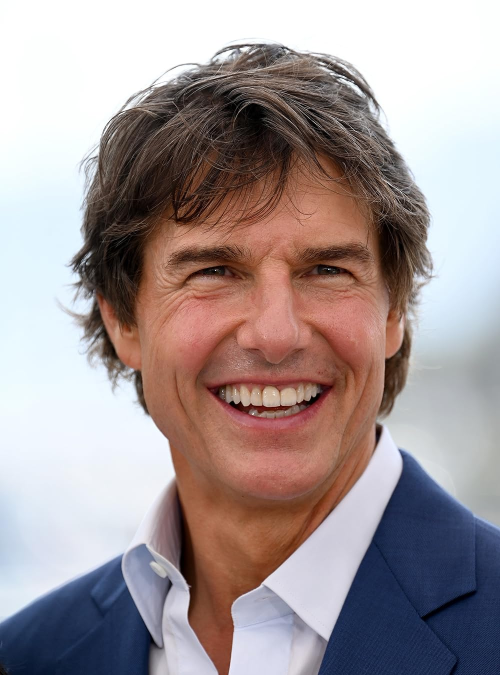
#> input picture images/cruise.jpg, 1000 x 1350 px (shown at 1/2 size)
$ python cli.py ../../images/cruise.jpg
#> lines starting #> are read from the running program, lines starting #| are printed output that depends on the picture
#> in prepare_image, image is the input picture: shape (1350, 1000, 3); mean B, G, R 151.4, 150.6, 163.1
# pyCasso - A command-line ASCII art generator.
# Copyright (C) 2026 Pratyus Mohapatra
#
# This program is free software: you can redistribute it and/or modify
# it under the terms of the GNU Affero General Public License as published
# by the Free Software Foundation, either version 3 of the License, or
# (at your option) any later version.
#
# This program is distributed in the hope that it will be useful,
# but WITHOUT ANY WARRANTY; without even the implied warranty of
# MERCHANTABILITY or FITNESS FOR A PARTICULAR PURPOSE. See the
# GNU Affero General Public License for more details.
#
# You should have received a copy of the GNU Affero General Public License
# along with this program. If not, see <https://www.gnu.org/licenses/>.

import argparse
import shutil
import subprocess
import sys
import tempfile
from pathlib import Path

import cv2
import numpy as np
from colorama import init
from PIL import Image, ImageDraw, ImageFont

init()

# ---------------------------------------------------------------------------
# Constants
# ---------------------------------------------------------------------------

ASCII_CHARS = " .:-=+*#%@"
RESET = "\033[0m"

DEFAULT_MAX_WIDTH = 120
DEFAULT_OUTPUT_FILE = "pycasso.txt"

# Image rendering settings
IMAGE_FONT_SIZE = 16
IMAGE_PADDING = 20
IMAGE_BACKGROUND = (255, 255, 255)
IMAGE_FOREGROUND = (0, 0, 0)


# ---------------------------------------------------------------------------
# ANSI Color
# ---------------------------------------------------------------------------

def rgb_to_ansi(r, g, b):
    """Return a 24-bit ANSI foreground color escape sequence."""
    return f"\033[38;2;{r};{g};{b}m"


# ---------------------------------------------------------------------------
# Image Processing
# ---------------------------------------------------------------------------

def resize_for_terminal(image, max_width=None):
    """
    Resize an image for terminal display.

    Terminal characters are taller than they are wide, so the height is
    corrected using a 0.45 multiplier to preserve the apparent aspect ratio.
    """
    term_width = shutil.get_terminal_size((100, 40)).columns

    if max_width is None:
        max_width = min(term_width, DEFAULT_MAX_WIDTH)

    if max_width <= 0:
        raise ValueError("Width must be greater than 0.")

    height, width = image.shape[:2]
#> height = 1350; width = 1000

    if width == 0:
        raise ValueError("Image has an invalid width.")

    aspect_ratio = height / width
#> aspect_ratio = 1.35

    new_width = max_width
    new_height = int(aspect_ratio * new_width * 0.45)
#> new_height = 60

    return cv2.resize(
        image,
        (new_width, max(1, new_height)),
        interpolation=cv2.INTER_AREA
    )
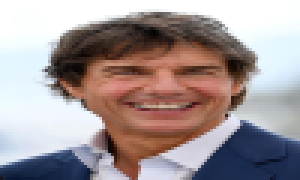
#> returned value: shape (60, 100, 3) (shown 3 times larger); mean of channels 0, 1, 2 151.4, 150.6, 163.1; drawn as B, G, R


def isolate_foreground(image):
    """
    Attempt to isolate the foreground using OpenCV GrabCut.

    The outer 8% of the image is treated as likely background.
    """
    height, width = image.shape[:2]
#> height = 60; width = 100

    mask = np.zeros((height, width), np.uint8)
    bg_model = np.zeros((1, 65), np.float64)
    fg_model = np.zeros((1, 65), np.float64)

    margin_x = max(1, int(width * 0.08))
#> margin_x = 8
    margin_y = max(1, int(height * 0.08))
#> margin_y = 4

    rect_width = width - (2 * margin_x)
#> rect_width = 84
    rect_height = height - (2 * margin_y)
#> rect_height = 52

    # GrabCut requires a valid rectangle.
    if rect_width <= 0 or rect_height <= 0:
        return image

    rect = (
        margin_x,
        margin_y,
        rect_width,
        rect_height
    )
#> rect = (8, 4, 84, 52)

    cv2.grabCut(
        image,
        mask,
        rect,
        bg_model,
        fg_model,
        2,
        cv2.GC_INIT_WITH_RECT
    )

    foreground_mask = np.where(
        (mask == cv2.GC_FGD) | (mask == cv2.GC_PR_FGD),
        255,
        0
    ).astype("uint8")

    foreground = cv2.bitwise_and(
        image,
        image,
        mask=foreground_mask
    )
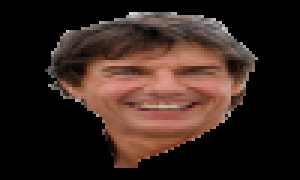
#> foreground: shape (60, 100, 3) (shown 3 times larger); mean B, G, R 29.2, 35.2, 51.7

    white_background = np.full_like(image, 255)

    result = np.where(
        foreground_mask[:, :, None] == 255,
        foreground,
        white_background
    )
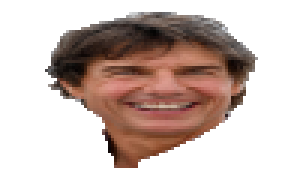
#> result: shape (60, 100, 3) (shown 3 times larger); mean B, G, R 181.4, 187.4, 203.8

    return result


def prepare_image(path, width=None, isolate=True):
    """
    Load and prepare an image for ASCII rendering.

    This centralizes the shared loading, resizing, and foreground isolation
    used by both terminal/text output and image output.
    """
    image = cv2.imread(str(path))

    if image is None:
        raise FileNotFoundError(
            f"Could not read image: {path}"
        )

    image = resize_for_terminal(
        image,
        width
    )

    if isolate:
        try:
            image = isolate_foreground(image)

        except cv2.error:
            # Foreground isolation can fail on unusual or tiny
            # images. In that case, keep the original image.
            print(
                "Warning: foreground isolation failed. "
                "Continuing without isolation.",
                file=sys.stderr
            )

    return image


# ---------------------------------------------------------------------------
# ASCII Conversion
# ---------------------------------------------------------------------------

def pixel_to_ascii(gray_pixel, chars=ASCII_CHARS):
    """Map a grayscale pixel value from 0-255 to an ASCII character."""
    index = int(
        gray_pixel / 255 * (len(chars) - 1)
    )

    return chars[index]


def image_to_ascii(
    image,
    color=False,
    chars=ASCII_CHARS,
    equalize=True,
    invert=False
):
    """
    Convert an OpenCV image into ASCII artwork.

    color:
        Apply ANSI true-color escape sequences.

    chars:
        Characters used for brightness mapping.

    equalize:
        Apply histogram equalization to improve contrast.

    invert:
        Reverse the brightness mapping.
    """
#> called with color = False, chars = ' .:-=+*#%@', equalize = True, invert = False
    gray = cv2.cvtColor(
        image,
        cv2.COLOR_BGR2GRAY
    )
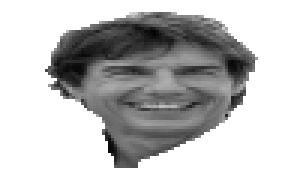
#> gray: shape (60, 100) (shown 3 times larger); min 4, max 255, mean 191.6

    if equalize:
        gray = cv2.equalizeHist(gray)
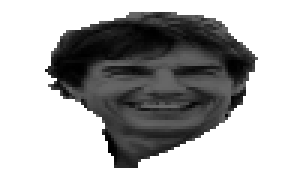
#> gray: shape (60, 100) (shown 3 times larger); min 0, max 255, mean 173

    if invert:
        gray = 255 - gray

    lines = []

    for y in range(image.shape[0]):
        line = []

        for x in range(image.shape[1]):
            gray_pixel = gray[y, x]

            char = pixel_to_ascii(
                gray_pixel,
                chars
            )

            if color:
                b, g, r = image[y, x]

                line.append(
                    f"{rgb_to_ansi(r, g, b)}{char}{RESET}"
                )
            else:
                line.append(char)

        lines.append("".join(line))

    return "\n".join(lines)


def generate_ascii(
    path,
    width=None,
    isolate=True,
    color=False,
    chars=ASCII_CHARS,
    equalize=True,
    invert=False
):
    """
    Load an image, resize it, optionally isolate its foreground,
    and convert it to ASCII artwork.
    """
    image = prepare_image(
        path=path,
        width=width,
        isolate=isolate
    )

    return image_to_ascii(
        image,
        color=color,
        chars=chars,
        equalize=equalize,
        invert=invert
    )


# ---------------------------------------------------------------------------
# ASCII Image Rendering
# ---------------------------------------------------------------------------

# [333 lines left out: functions get_monospace_font, image_to_ascii_image, generate_ascii_image, copy_text_to_clipboard, copy_image_to_clipboard, save_to_file and 1 more, not called in this run]


# ---------------------------------------------------------------------------
# Uppercase Heading Formatter, Column Width Formatter
# ---------------------------------------------------------------------------

class UppercaseHelpFormatter(argparse.RawDescriptionHelpFormatter):
    def __init__(self, prog):
        super().__init__(
            prog,
            max_help_position=48,
            width=120
        )

    def start_section(self, heading):
        super().start_section(heading.upper())


# ---------------------------------------------------------------------------
# Command-Line Interface
# ---------------------------------------------------------------------------

def build_parser():
    parser = argparse.ArgumentParser(
        prog="pycasso",
        usage=argparse.SUPPRESS,
        description=(
            "pyCasso - Terminal ASCII Art Generator\n\n"
            "Convert images into ASCII artwork for display "
            "in your terminal."
        ),
        epilog=" ",
        formatter_class=UppercaseHelpFormatter
    )

    # ------------------------------------------------------------------
    # Positional arguments
    # ------------------------------------------------------------------

    parser.add_argument(
        "image",
        help="path to the source image"
    )

    parser.add_argument(
        "width",
        nargs="?",
        type=int,
        help=(
            "maximum output width in characters "
            "(defaults to terminal width, up to 120)"
        )
    )

    # ------------------------------------------------------------------
    # Rendering options
    # ------------------------------------------------------------------

    rendering = parser.add_argument_group(
        "rendering options"
    )

    rendering.add_argument(
        "-c",
        "--color",
        action="store_true",
        help="render using source image colors"
    )

    rendering.add_argument(
        "--no-isolate",
        action="store_true",
        help="disable automatic foreground isolation"
    )

    rendering.add_argument(
        "--chars",
        default=ASCII_CHARS,
        metavar="CHARACTERS",
        help=(
            "characters used for brightness mapping "
            "(default: %(default)r)"
        )
    )

    rendering.add_argument(
        "--invert",
        action="store_true",
        help="invert the ASCII brightness mapping"
    )

    rendering.add_argument(
        "--no-equalize",
        action="store_true",
        help="disable histogram equalization"
    )

    # ------------------------------------------------------------------
    # Output options
    # ------------------------------------------------------------------

    output = parser.add_argument_group(
        "output options"
    )

    output.add_argument(
        "--copy-text",
        action="store_true",
        help="copy plain ASCII text to the clipboard"
    )

    output.add_argument(
        "--copy",
        action="store_true",
        help="copy rendered ASCII artwork as an image"
    )

    output.add_argument(
        "-o",
        "--output",
        "--print",
        dest="output",
        nargs="?",
        const=DEFAULT_OUTPUT_FILE,
        metavar="FILE",
        help=(
            "save plain ASCII artwork to FILE "
            f"(default: {DEFAULT_OUTPUT_FILE})"
        )
    )

    output.add_argument(
        "--info",
        action="store_true",
        help="display information about the generated artwork"
    )

    return parser


# ---------------------------------------------------------------------------
# Main
# ---------------------------------------------------------------------------

def main():
    parser = build_parser()

    args = parser.parse_args()

    # ------------------------------------------------------------------
    # Validate arguments
    # ------------------------------------------------------------------

    if args.width is not None and args.width <= 0:
        parser.error(
            "width must be greater than 0"
        )

    if len(args.chars) < 2:
        parser.error(
            "--chars must contain at least two characters"
        )

    image_path = Path(args.image)

    if not image_path.exists():
        parser.error(
            f"image does not exist: {image_path}"
        )

    if not image_path.is_file():
        parser.error(
            f"image path is not a file: {image_path}"
        )

    # ------------------------------------------------------------------
    # Generate artwork
    # ------------------------------------------------------------------

    try:
        terminal_art = generate_ascii(
            path=image_path,
            width=args.width,
            isolate=not args.no_isolate,
            color=args.color,
            chars=args.chars,
            equalize=not args.no_equalize,
            invert=args.invert
        )

        # Always display the artwork.
        print(terminal_art)

        # --------------------------------------------------------------
        # Plain version
        # --------------------------------------------------------------
        #
        # --copy-text and --output must ALWAYS use plain ASCII.
        #
        # Even if --color is active, ANSI escape sequences must never
        # enter the text clipboard or text output file.

        plain_art = None

        if args.copy_text or args.output:
            plain_art = generate_ascii(
                path=image_path,
                width=args.width,
                isolate=not args.no_isolate,
                color=False,
                chars=args.chars,
                equalize=not args.no_equalize,
                invert=args.invert
            )

        # --------------------------------------------------------------
        # Text Clipboard
        # --------------------------------------------------------------

        if args.copy_text:
            if copy_text_to_clipboard(plain_art):
                print()
                print(
                    "Copied ASCII text to clipboard. "
                    "For best results, paste in monospace font."
                )

        # --------------------------------------------------------------
        # Image Clipboard
        # --------------------------------------------------------------
        #
        # Unlike --copy-text, --copy respects --color:
        #
        #   --copy
        #       black-and-white ASCII image
        #
        #   --color --copy
        #       colored ASCII image

        if args.copy:
            ascii_image = generate_ascii_image(
                path=image_path,
                width=args.width,
                isolate=not args.no_isolate,
                color=args.color,
                chars=args.chars,
                equalize=not args.no_equalize,
                invert=args.invert
            )

            if copy_image_to_clipboard(ascii_image):
                print()
                print(
                    "Copied ASCII artwork image to clipboard."
                )

        # --------------------------------------------------------------
        # File output
        # --------------------------------------------------------------

        if args.output:
            output_path = save_to_file(
                plain_art,
                args.output
            )

            print()
            print(
                f"Saved ASCII artwork to: {output_path}"
            )

        # --------------------------------------------------------------
        # Information
        # --------------------------------------------------------------

        if args.info:
            # Use the plain version if available so ANSI codes don't
            # distort the reported character width.

            if plain_art is None:
                info_art = generate_ascii(
                    path=image_path,
                    width=args.width,
                    isolate=not args.no_isolate,
                    color=False,
                    chars=args.chars,
                    equalize=not args.no_equalize,
                    invert=args.invert
                )
            else:
                info_art = plain_art

            display_info(
                source=image_path,
                art=info_art,
                color=args.color,
                isolate=not args.no_isolate,
                chars=args.chars,
                equalize=not args.no_equalize,
                invert=args.invert
            )

    except FileNotFoundError as exc:
        parser.error(str(exc))

    except PermissionError as exc:
        print(
            f"Error: permission denied: {exc}",
            file=sys.stderr
        )
        sys.exit(1)

    except OSError as exc:
        print(
            f"Error: {exc}",
            file=sys.stderr
        )
        sys.exit(1)

    except KeyboardInterrupt:
        print(
            "\nGeneration cancelled.",
            file=sys.stderr
        )
        sys.exit(130)


if __name__ == "__main__":
    main()
